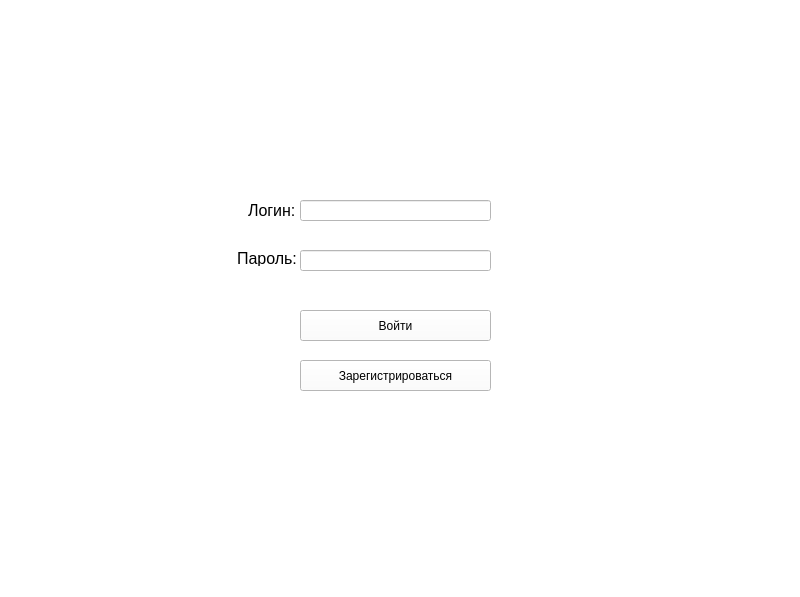
<?xml version="1.0" encoding="UTF-8"?>
<ui version="4.0">
 <class>MainWindow</class>
 <widget class="QMainWindow" name="MainWindow">
  <property name="geometry">
   <rect>
    <x>0</x>
    <y>0</y>
    <width>800</width>
    <height>597</height>
   </rect>
  </property>
  <property name="windowTitle">
   <string>MainWindow</string>
  </property>
  <property name="styleSheet">
   <string notr="true">background-color:white</string>
  </property>
  <widget class="QWidget" name="centralwidget">
   <property name="autoFillBackground">
    <bool>false</bool>
   </property>
   <widget class="QLineEdit" name="lineEdit">
    <property name="geometry">
     <rect>
      <x>300</x>
      <y>200</y>
      <width>191</width>
      <height>21</height>
     </rect>
    </property>
   </widget>
   <widget class="QLineEdit" name="lineEdit_2">
    <property name="geometry">
     <rect>
      <x>300</x>
      <y>250</y>
      <width>191</width>
      <height>21</height>
     </rect>
    </property>
   </widget>
   <widget class="QLabel" name="label">
    <property name="geometry">
     <rect>
      <x>248</x>
      <y>200</y>
      <width>51</width>
      <height>21</height>
     </rect>
    </property>
    <property name="font">
     <font>
      <family>Arial</family>
      <pointsize>12</pointsize>
     </font>
    </property>
    <property name="text">
     <string>Логин:</string>
    </property>
    <property name="buddy">
     <cstring>lineEdit</cstring>
    </property>
   </widget>
   <widget class="QLabel" name="label_2">
    <property name="geometry">
     <rect>
      <x>237</x>
      <y>250</y>
      <width>61</width>
      <height>16</height>
     </rect>
    </property>
    <property name="font">
     <font>
      <family>Arial</family>
      <pointsize>12</pointsize>
     </font>
    </property>
    <property name="text">
     <string>Пароль:</string>
    </property>
    <property name="buddy">
     <cstring>lineEdit_2</cstring>
    </property>
   </widget>
   <widget class="QPushButton" name="pushButton">
    <property name="geometry">
     <rect>
      <x>300</x>
      <y>310</y>
      <width>191</width>
      <height>31</height>
     </rect>
    </property>
    <property name="text">
     <string>Войти</string>
    </property>
   </widget>
   <widget class="QPushButton" name="pushButton_2">
    <property name="geometry">
     <rect>
      <x>300</x>
      <y>360</y>
      <width>191</width>
      <height>31</height>
     </rect>
    </property>
    <property name="text">
     <string>Зарегистрироваться</string>
    </property>
   </widget>
  </widget>
  <widget class="QStatusBar" name="statusbar"/>
 </widget>
 <resources/>
 <connections/>
</ui>
